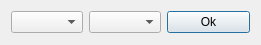
<?xml version="1.0" encoding="UTF-8"?>
<ui version="4.0">
 <class>AFewRowSettings</class>
 <widget class="QDialog" name="AFewRowSettings">
  <property name="geometry">
   <rect>
    <x>0</x>
    <y>0</y>
    <width>261</width>
    <height>45</height>
   </rect>
  </property>
  <property name="windowTitle">
   <string>Dialog</string>
  </property>
  <layout class="QGridLayout" name="gridLayout">
   <item row="0" column="0">
    <layout class="QFormLayout" name="formLayout_2">
     <item row="0" column="0">
      <layout class="QFormLayout" name="formLayout">
       <item row="0" column="0">
        <widget class="QComboBox" name="HexDecBin_comboBox"/>
       </item>
       <item row="0" column="1">
        <widget class="QComboBox" name="p81632_comboBox"/>
       </item>
      </layout>
     </item>
     <item row="0" column="1">
      <widget class="QPushButton" name="OkButton">
       <property name="text">
        <string>Ok</string>
       </property>
      </widget>
     </item>
    </layout>
   </item>
  </layout>
 </widget>
 <resources/>
 <connections/>
</ui>
